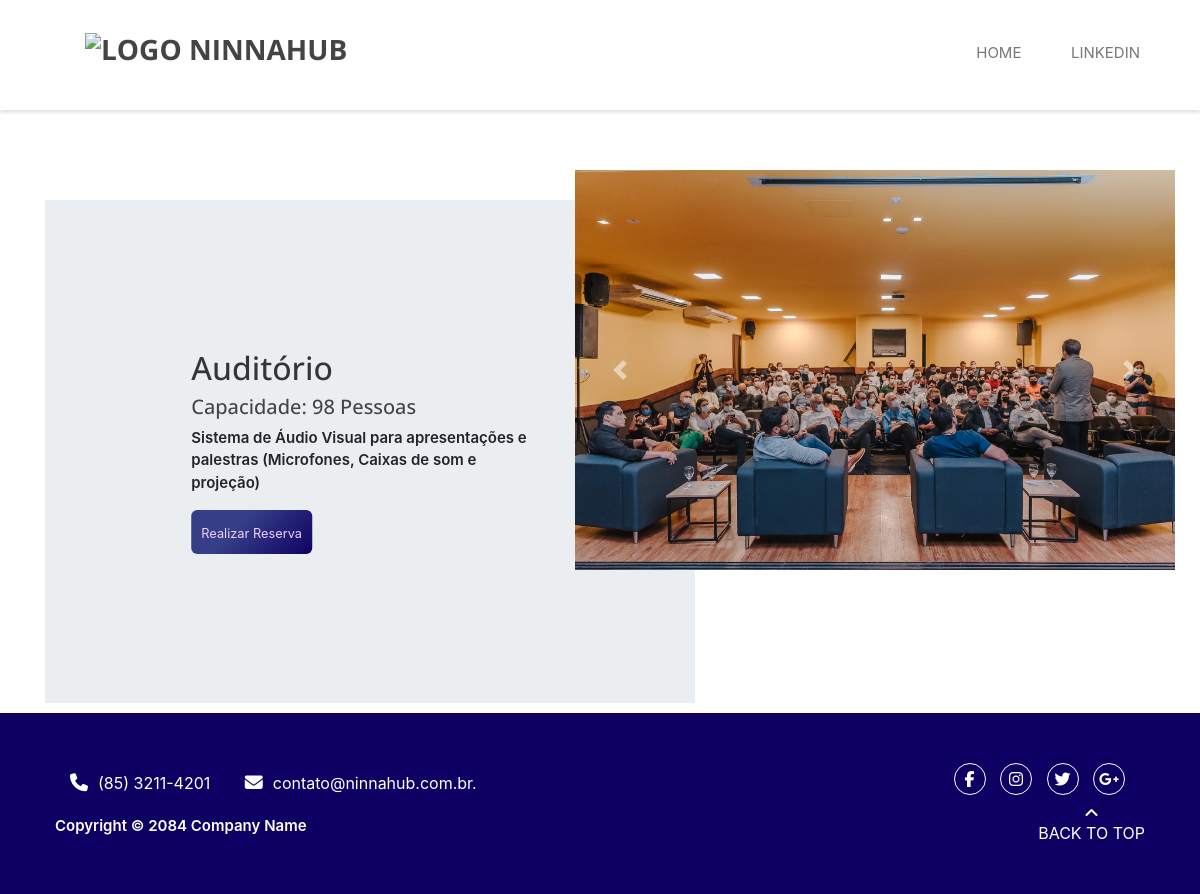
/4, run on the app's committed database.
### administrador/models.py (models this page shows, shortened)
class Espacos(models.Model):
    nome = models.CharField(max_length=30)
    descricao = models.TextField(max_length=1000)
    capacidade = models.IntegerField(default=0)
    imagem1 = models.ImageField(upload_to='fotos/espacos/imagem1', blank=True)
    imagem2 = models.ImageField(upload_to='fotos/espacos/imagem2', blank=True)
    imagem3 = models.ImageField(upload_to='fotos/espacos/imagem3', blank=True)
    imagem4 = models.ImageField(upload_to='fotos/espacos/imagem4', blank=True)
    imagem5 = models.ImageField(upload_to='fotos/espacos/imagem5', blank=True)

### reserva/views.py (the view)
# urls.py: path('<int:espaco_id>', views.descricao, name='descricao'),
def descricao(request, espaco_id):
    espaco = get_object_or_404(Espacos, pk=espaco_id)
    return render(request, 'descricao.html', {'espaco' : espaco})

### reserva/templates/descricao.html (shortened to what this page needs)
{% extends 'base.html' %}
{% load static %}
{% block 'body' %}
{% include 'partials/_navbar-registro.html' %}
  <main id="tentativa">
    <div class="container">
      <div class="filho">
        <div class="card-informativo">
          <div class="conteudo-card">
            <h2>{{espaco.nome}}</h2>
            <h5>Capacidade: {{espaco.capacidade}} Pessoas</h5>
            <p>{{espaco.descricao}}</p>
            <div>
              <a href="{% url 'registro'%}"><button type="button" class="button"><small></i>Realizar Reserva</small></button></a>
            </div>
          </div>
        </div>
        <div id="carouselExampleFade" class="carousel slide carousel-fade" data-ride="carousel">
          <div class="carousel-inner">
            <div class="carousel-item active">
              <img src="{{ espaco.imagem1.url }}" class="d-block w-100" alt="...">
            </div>
          </div>
          <a class="carousel-control-prev" href="#carouselExampleFade" role="button" data-slide="prev">
            <span class="carousel-control-prev-icon" aria-hidden="true"></span>
          </a>
          <a class="carousel-control-next" href="#carouselExampleFade" role="button" data-slide="next">
            <span class="carousel-control-next-icon" aria-hidden="true"></span>
          </a>
        </div>
      </div>
    </div>
  </main>
{% include 'partials/_footer.html' %}
{% endblock %}

### templates/static/reserva/css/main.css (style rules this page uses)
html, body, div, span, applet, object, iframe, h1, h2, h3, h4, h5, h6, p, blockquote, pre, a, abbr, acronym, address, big, cite, code, del, dfn, em, ins, kbd, q, s, samp, small, strike, strong, sub, sup, tt, var, b, u, i, center, dl, dt, dd, ol, ul, li, fieldset, form, label, legend, table, caption, tbody, tfoot, thead, tr, th, td, article, aside, canvas, details, embed, figure, figcaption, footer, header, hgroup, menu, nav, output, ruby, section, summary, time, mark, audio, video { margin: 0; padding: 0; border: 0; font-size: 100%; font: inherit; vertical-align: baseline; }
html,body { width: 100%; overflow-x: hidden; }
body { line-height: 1; }
body { font: 13px/23px "Open Sans", sans-serif; -webkit-font-smoothing: antialiased; word-wrap: break-word; color: #777777; }
a { -webkit-transition: all 0.2s ease-in-out; -moz-transition: all 0.2s ease-in-out; -ms-transition: all 0.2s ease-in-out; -o-transition: all 0.2s ease-in-out; transition: all 0.2s ease-in-out; }
h1, h2, h3, h4, h5, h6 { font-family: "Open Sans", sans-serif; color: #444444; }

### templates/static/reserva/css/base.css (style rules this page uses)
:root { --branco: #FFF; --cinza: #808080; --azul-ninna: #00257A; --azul-escuro-ninna: #001c5c; --verde-ninna: #57B952; --branco-ninna: #ECEDEE; --preto-ninna: #000; --fonte-ninna: 'Poppins', sans-serif; }

### templates/static/reserva/css/style.css (style rules this page uses)
.container { width: 80vw; margin: 0 auto; }

### templates/static/reserva/css/descrição.css (style rules this page uses)
main { margin-top: 200px; }
.filho { display: flex; position: relative; }
h2 { font-size: 70px; font-weight: bold; margin-bottom: 20px; }
p { font-size: 14px; line-height: 1.50; }
h2, h3 { color: #333539; }
#carouselExampleFade { width: 600px; height: 400px; position: absolute; top: -30px; right: -20px; }
.card-informativo { width: 650px; height: 503px; margin-right: 10px; background-color: #eaeef1; position: relative; }
.conteudo-card { width: 55%; height: auto; position: absolute; top: 50%; left: 50%; transform: translate(-50%, -50%); }
.button { background: linear-gradient(135deg, rgb(53,62,135) 39%,rgb(14,0,98) 101%); border: none; border-radius: 6px; padding: 10px 10px }

### templates/static/reserva/css/login.css (style rules this page uses)
p { font-weight: 600; font-size: 15px; }
small { color: #F2CEFF; }

### templates/static/reserva/css/gerenciar-espaco.css (style rules this page uses)
:root { --branco-ninna: #FFF; --verde-ninna: #57B952; --azul-ninna: #00257A; --cinza-ninna: #808080; }
* { margin: 0; padding: 0; box-sizing: border-box; }
body, input, textarea, button { font-family: 'Poppins', sans-serif; }

### templates/static/reserva/css/check.css (style rules this page uses)
* { margin: 0; padding: 0; }
a { text-decoration: none; }

### data on the page
Espacos: nome "Auditório", capacidade "98", descricao "Sistema de Áudio Visual para apresentações e palestras (Microfones, Caixas de som e projeção)", imagem1 (picture)
